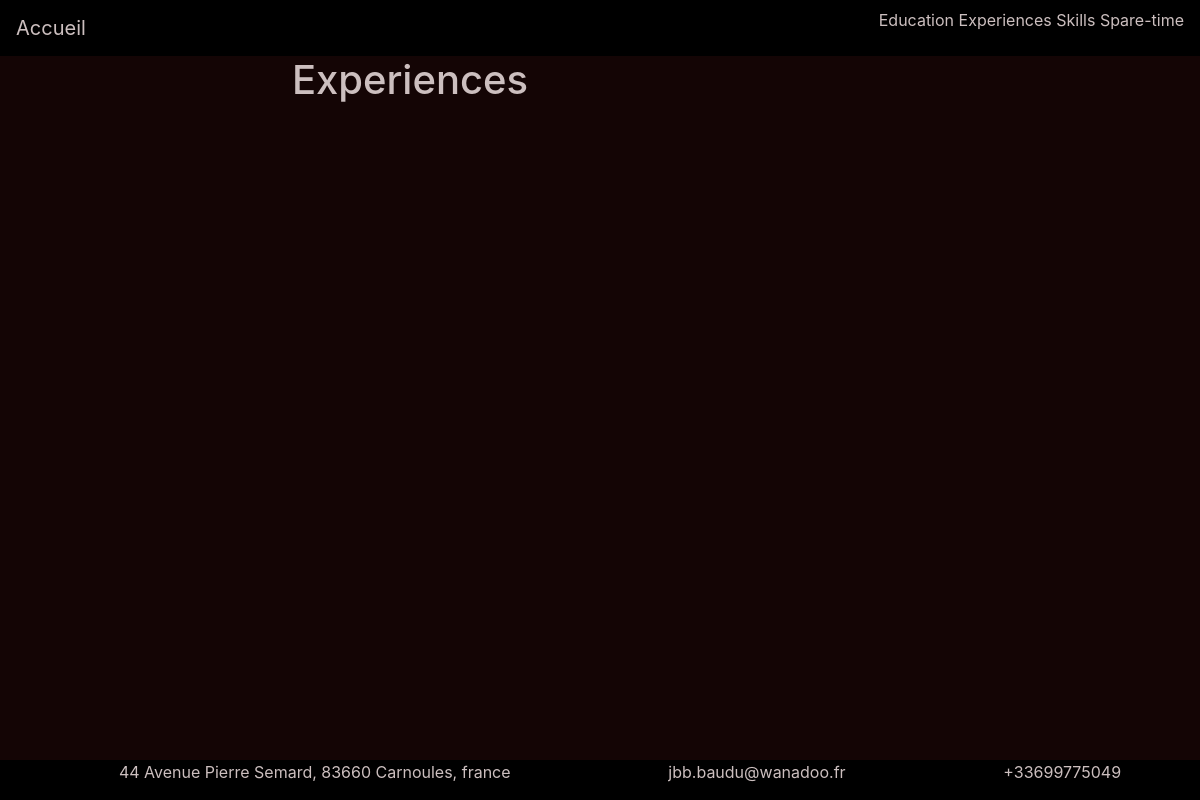
Page /exp/ on the earlier database version.
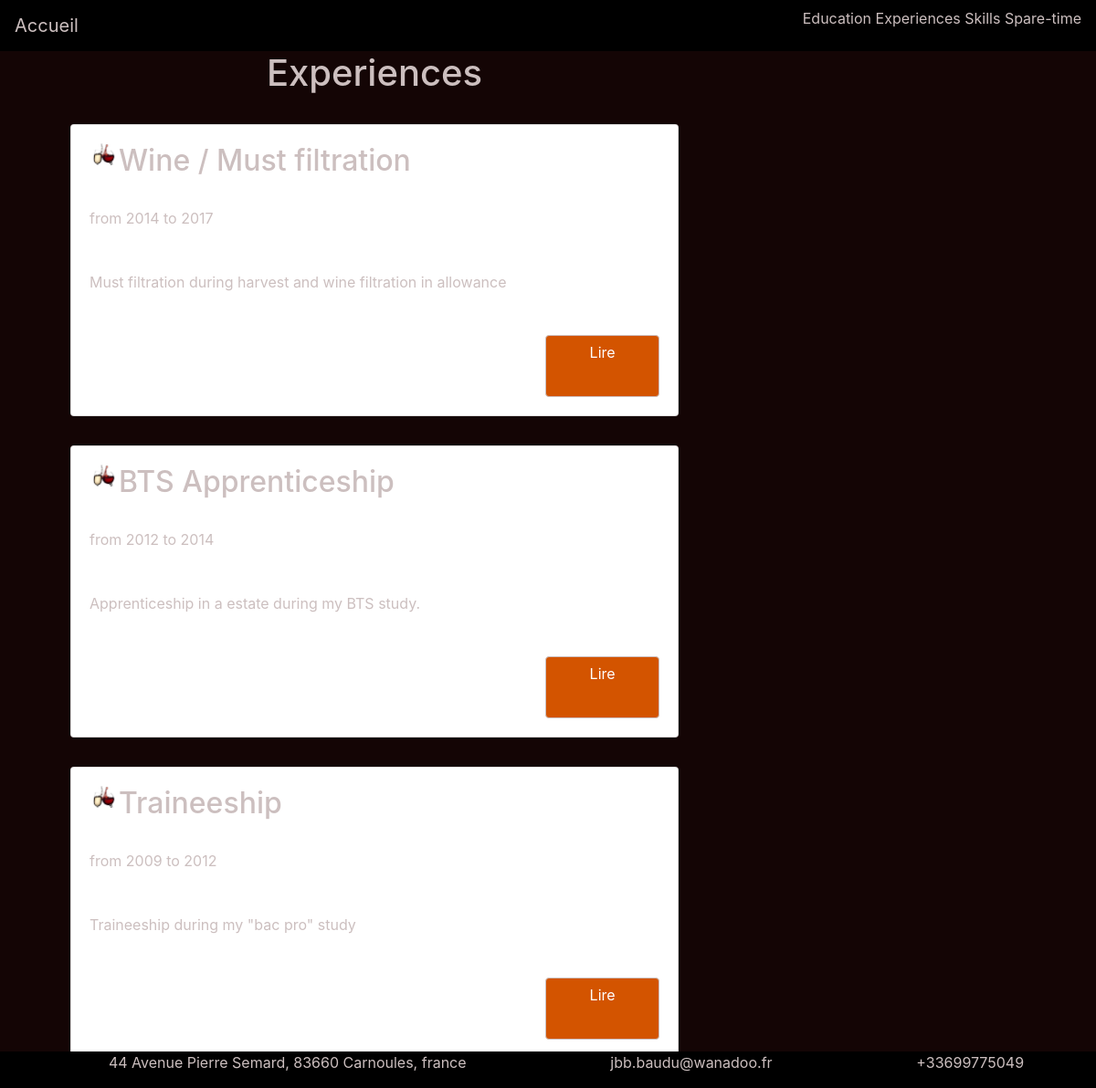
Same page on the later database version.
### cv/models.py (models this page shows, shortened)
class Category(models.Model):
    label = models.CharField(max_length=60)
    slug = models.SlugField(max_length=60)
    cover = models.ImageField(upload_to="articles")
    class Meta :
        verbose_name_plural = "Categories"

class User(models.Model):
    name = models.CharField(max_length=50)
    firstName = models.CharField(max_length=50)
    address = models.CharField(max_length=50)
    mail = models.EmailField(max_length=50)
    phone = PhoneNumberField(max_length=20)

class Experience(models.Model):
    title = models.CharField(max_length=100)
    slug = models.SlugField(max_length=100)
    address = models.TextField(null=True, blank=True, max_length=100)
    short_desc = models.TextField(null=True, blank=True, max_length=100)
    content = models.TextField(null=True, blank=True, max_length=3000)
    start_the = models.CharField(
        null=True, blank=True, max_length=100, verbose_name="Date de debut")
    end_the = models.CharField(
        null=True, blank=True, max_length=100, verbose_name="Date de fin")
    cover = models.ImageField(null=True, blank=True, upload_to="articles")
    category = models.ForeignKey(
        Category, on_delete=models.CASCADE, null=False)

### cv/views.py (the view)
# urls.py: url(r'^exp/$', ExperienceView.as_view(), name='experiences'),
class ExperienceView(ListView):
    model = Experience
    template_name = 'cv/experience.html'
    def get_context_data(self, **kwargs):
        context = ListView.get_context_data(self, **kwargs)
        context["users"] = User.objects.all()
        context["categories"] = Category.objects.filter(label='Experiences')
        return context

### cv/templates/cv/experience.html
{%extends "cv/base.html"%}
{% load static %}
{% block css %}
<link rel="stylesheet" href="{% static 'css/category.css' %}">
{%endblock%}
{%block content%}
<div class="container">
    <div class="row">
        <div class="col-8">
            {%for category in categories%}
            <h1>{{category.label}}</h1>
            {%endfor%}
            {% for experience in object_list %}
            <div class="card main">
                <div class="card-body xp">
                    <img class="img" src={{experience.cover.url}} alt="image">
                    <h2> {{experience.title}} </h2>
                    <p class="presentation">from {{experience.start_the}} to
                        {{experience.end_the}}</p>
                    <p class="card-text">{{experience.short_desc}}</p>
                    <a href="{% url 'experience-detail' experience.slug %}" class="btn btn-primary" role="button">Lire</a>
                </div>
            </div>
            {% endfor %}
        </div>
        {%endblock%}

### cv/templates/cv/base.html (shortened to what this page needs)
{% load static %}
<!DOCTYPE html>
<html lang="en">
<head>
    <link rel="stylesheet" href="{% static 'bootstrap/dist/css/bootstrap.css' %}">
    <link rel="stylesheet" href="{% static 'css/style.css' %}">
    {% block css %}
    {%endblock%}
</head>
<body>
    <header>
        <nav class="navbar justify-content-between">
            <a class="navbar-brand" href="{% url 'index' %}">Accueil</a>
            <ul>
                <li><a href="{% url 'education' %}">Education</a></li>
                <li><a href="{% url 'experiences' %}">Experiences</a></li>
                <li><a href="{% url 'skills' %}">Skills</a></li>
                <li><a href="{% url 'spare-time' %}">Spare-time</a></li>
            </ul>
        </nav>
    </header>
    <main>
        {%block content%}
        {%endblock%}
        </div>
        </div>
    </main>
    {% include 'cv/footer.html'%}
</body>
</html>

### cv/templates/cv/footer.html (shortened to what this page needs)
{% load static %}
<footer class="fixed-bottom">
    <ul>
        {%for user in users %}
        <li>{{user.address}}</li>
        <li>{{user.mail}}</li>
        <li>{{user.phone}}</li>
        {% endfor %}
    </ul>
</footer>

### cv/static/css/style.css (style rules this page uses)
body { background-color: #140505; color: #ccbfbf; }
body header a { text-decoration: none; color: #ccbfbf; }
body header .navbar { background-color: black; }
body header .navbar ul li { display: inline-block; }
body main .container .row div h1 { text-align: center; }
body main .container .row div .main { margin: 2rem; height: 20rem; }
body main .container .row div .main .xp { display: grid; grid-template-columns: repeat(5, 1fr); }
body main .container .row div .main .xp .presentation { grid-row: 2; grid-column: 1/4; width: 70%; }
body main .container .row div .main .xp h2 { grid-row: 1; grid-column: 1/5; margin-left: 2rem; height: 1em; }
body main .container .row div .main .xp .img { grid-row: 1; grid-column: 1/2; max-width: 2rem; max-height: 2rem; }
body main .container .row div .main .xp .card-text { grid-row: 3; grid-column: 1/5; }
body main .container .row div .main .xp .btn { grid-row: 4; grid-column: 5; background-color: #d35400; border-color: #ccbfbf; vertical-align: center; }
body footer { width: 100%; background-color: black; }
body footer ul { display: flex; color: #ccbfbf; justify-content: space-around; }
body footer ul li { display: inline-block; }

Differences in the rows shown:
added Experience: cover (picture), title "Wine / Must filtration", start_the "2014", end_the "2017", short_desc "Must filtration during harvest and wine filtration in allowance"
added Experience: cover (picture), title "BTS Apprenticeship", start_the "2012", end_the "2014", short_desc "Apprenticeship in a estate during my BTS study."
added Experience: cover (picture), title "Traineeship", start_the "2009", end_the "2012", short_desc "Traineeship during my \"bac pro\" study"
